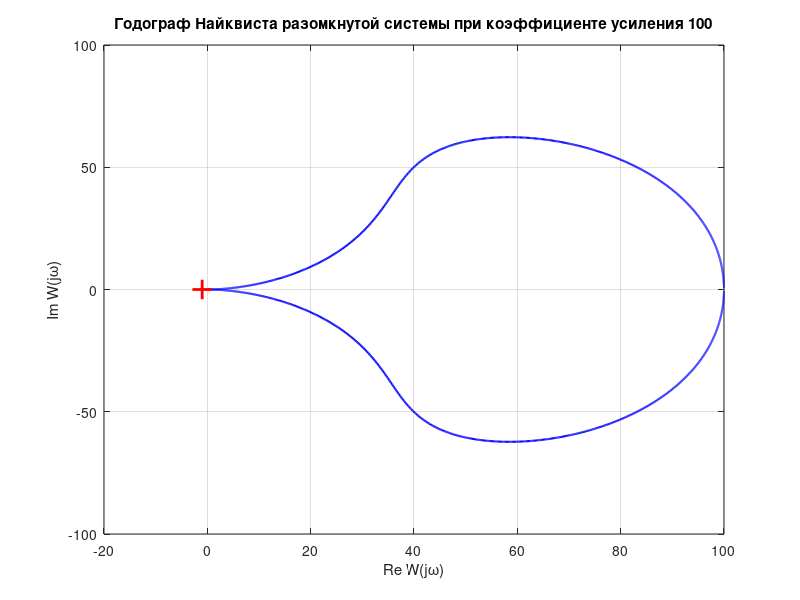
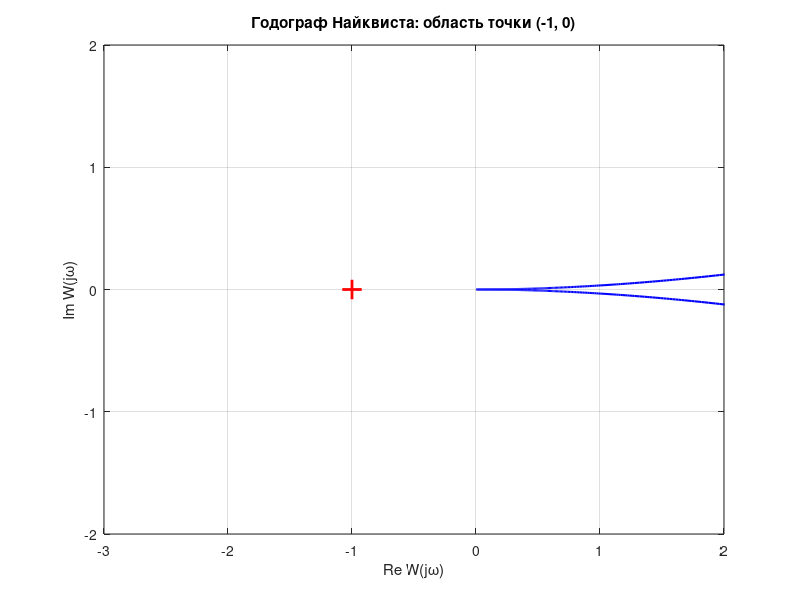
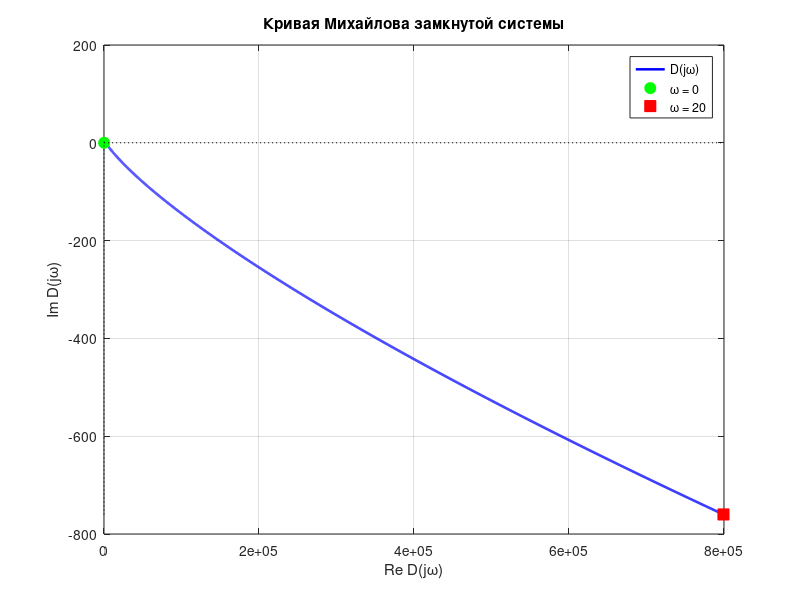
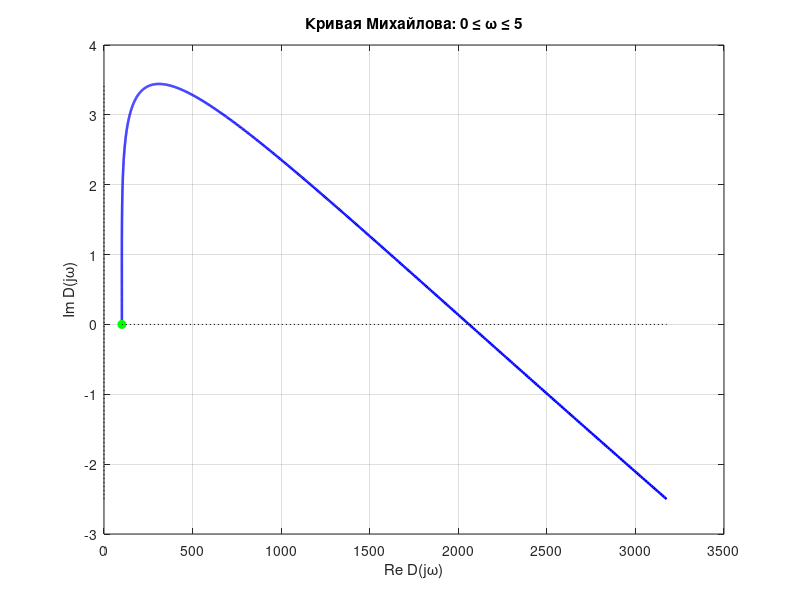

The MATLAB script that drew these images, in order:
clc;
clear;
close all;

s = tf('s');
W_open = 100 / (5*s^4 + 0.1*s^3 + 2*s^2 + 2*s + 1);
W_closed = feedback(W_open, 1);

% Характеристические полиномы
D_open = [5 0.1 2 2 1];
D_closed = [5 0.1 2 2 101];

%% Критерий Гурвица и корни характеристических полиномов
polynomials = {D_open, D_closed};
right_half_plane = zeros(1, 2);
hurwitz_matrices = cell(1, 2);
hurwitz_minors = cell(1, 2);
system_roots = cell(1, 2);
is_stable_hurwitz = false(1, 2);

for system_index = 1:2
    a = polynomials{system_index};
    n = numel(a) - 1;
    H = zeros(n);
    for row = 1:n
        for col = 1:n
            coefficient_index = 2*col - row + 1;
            if coefficient_index >= 1 && coefficient_index <= numel(a)
                H(row, col) = a(coefficient_index);
            end
        end
    end

    minors = zeros(1, n);
    for k = 1:n
        minors(k) = det(H(1:k, 1:k));
    end
    poles = roots(a);
    right_half_plane(system_index) = sum(real(poles) > 1e-8);
    hurwitz_matrices{system_index} = H;
    hurwitz_minors{system_index} = minors;
    system_roots{system_index} = poles;
    is_stable_hurwitz(system_index) = all(minors > 0);
end

%% Годограф Найквиста разомкнутой системы
w_nyquist = [0, logspace(-4, 4, 5000)];
[re_nyquist, im_nyquist] = nyquist(W_open, w_nyquist);
re_nyquist = squeeze(re_nyquist);
im_nyquist = squeeze(im_nyquist);
figure('Color', 'w', 'Name', 'Найквист');
plot(re_nyquist, im_nyquist, 'b-', 'LineWidth', 1.5); hold on;
plot(re_nyquist, -im_nyquist, 'b-', 'LineWidth', 1.5);
grid on;
plot(-1, 0, 'r+', 'MarkerSize', 14, 'LineWidth', 2);
xlabel('Re W(j\omega)');
ylabel('Im W(j\omega)');
title('Годограф Найквиста разомкнутой системы при коэффициенте усиления 100');

figure('Color', 'w', 'Name', 'Найквист: область критической точки');
plot(re_nyquist, im_nyquist, 'b-', 'LineWidth', 1.5); hold on;
plot(re_nyquist, -im_nyquist, 'b-', 'LineWidth', 1.5);
grid on;
plot(-1, 0, 'r+', 'MarkerSize', 14, 'LineWidth', 2);
xlim([-3 2]); ylim([-2 2]);
xlabel('Re W(j\omega)');
ylabel('Im W(j\omega)');
title('Годограф Найквиста: область точки (-1, 0)');

P = right_half_plane(1);
Z = right_half_plane(2);
% Полный частотный контур: от отрицательных частот через 0 к положительным
w_positive = logspace(-6, 4, 10000);
w_full = [-fliplr(w_positive), 0, w_positive];
W_full = 100 ./ polyval(D_open, 1i*w_full);
nyquist_phase = unwrap(angle(1 + W_full));
N = round((nyquist_phase(end) - nyquist_phase(1)) / (2*pi));
Z_nyquist = P + N;

%% Кривая Михайлова для полинома замкнутой системы
w = linspace(0, 20, 4001);
Djw = polyval(D_closed, 1i*w);
phase_change = unwrap(angle(Djw));
mikhailov_phase_change = phase_change(end) - phase_change(1);

figure('Color', 'w', 'Name', 'Михайлов');
plot(real(Djw), imag(Djw), 'b-', 'LineWidth', 1.8); hold on;
plot(real(Djw(1)), imag(Djw(1)), 'go', 'MarkerFaceColor', 'g', ...
    'MarkerSize', 8);
plot(real(Djw(end)), imag(Djw(end)), 'rs', 'MarkerFaceColor', 'r', ...
    'MarkerSize', 8);
plot([0 0], [min(imag(Djw)) max(imag(Djw))], 'k:');
plot([min(real(Djw)) max(real(Djw))], [0 0], 'k:');
grid on; box on;
xlabel('Re D(j\omega)');
ylabel('Im D(j\omega)');
title('Кривая Михайлова замкнутой системы');
legend('D(j\omega)', '\omega = 0', '\omega = 20', 'Location', 'best');

figure('Color', 'w', 'Name', 'Михайлов: начальный участок');
near_origin = w <= 5;
plot(real(Djw(near_origin)), imag(Djw(near_origin)), ...
    'b-', 'LineWidth', 1.8); hold on;
plot(real(Djw(1)), imag(Djw(1)), 'go', 'MarkerFaceColor', 'g');
plot([0 0], [min(imag(Djw(near_origin))) max(imag(Djw(near_origin)))], 'k:');
plot([min(real(Djw(near_origin))) max(real(Djw(near_origin)))], [0 0], 'k:');
grid on; box on;
xlabel('Re D(j\omega)');
ylabel('Im D(j\omega)');
title('Кривая Михайлова: 0 \leq \omega \leq 5');

%% Прямая проверка устойчивости: переходные процессы
t_open_grid = 0:0.01:24;
t_closed_grid = 0:0.01:12;
[y_open, t_open] = step(W_open, t_open_grid);
[y_closed, t_closed] = step(W_closed, t_closed_grid);

figure('Color', 'w', 'Name', 'Переходные процессы');
subplot(2, 1, 1);
plot(t_open, y_open, 'b-', 'LineWidth', 1.3);
grid on;
ylabel('y_{open}(t)');
title('Ступенчатый отклик разомкнутой системы');

subplot(2, 1, 2);
plot(t_closed, y_closed, 'r-', 'LineWidth', 1.3);
grid on;
xlabel('Время, с');
ylabel('y_{closed}(t)');
title('Ступенчатый отклик замкнутой системы');
